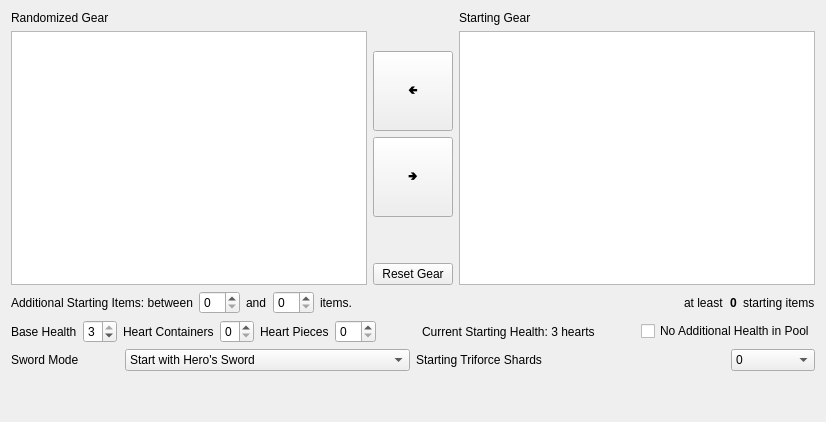
          <widget class="QWidget" name="tab_for_starting_items">
           <property name="enabled">
            <bool>true</bool>
           </property>
           <attribute name="title">
            <string>Starting Items</string>
           </attribute>
           <layout class="QVBoxLayout" name="layout_for_items_selection" stretch="1,0,0,0,0">
            <item>
             <layout class="QHBoxLayout" name="layout_for_starting_items">
              <item>
               <layout class="QVBoxLayout" name="layout_for_randomized_gear">
                <item>
                 <widget class="QLabel" name="label_for_randomized_gear">
                  <property name="text">
                   <string>Randomized Gear</string>
                  </property>
                 </widget>
                </item>
                <item>
                 <widget class="QListView" name="randomized_gear">
                  <property name="sizePolicy">
                   <sizepolicy hsizetype="Expanding" vsizetype="Preferred">
                    <horstretch>0</horstretch>
                    <verstretch>2</verstretch>
                   </sizepolicy>
                  </property>
                  <property name="editTriggers">
                   <set>QAbstractItemView::NoEditTriggers</set>
                  </property>
                  <property name="selectionMode">
                   <enum>QAbstractItemView::ExtendedSelection</enum>
                  </property>
                 </widget>
                </item>
               </layout>
              </item>
              <item>
               <layout class="QVBoxLayout" name="layout_for_gear_options">
                <item>
                 <spacer name="spacer_for_options_gear_top">
                  <property name="orientation">
                   <enum>Qt::Vertical</enum>
                  </property>
                  <property name="sizeType">
                   <enum>QSizePolicy::Preferred</enum>
                  </property>
                  <property name="sizeHint" stdset="0">
                   <size>
                    <width>20</width>
                    <height>40</height>
                   </size>
                  </property>
                 </spacer>
                </item>
                <item>
                 <widget class="QPushButton" name="remove_gear">
                  <property name="minimumSize">
                   <size>
                    <width>60</width>
                    <height>80</height>
                   </size>
                  </property>
                  <property name="text">
                   <string>🢀</string>
                  </property>
                 </widget>
                </item>
                <item>
                 <widget class="QPushButton" name="add_gear">
                  <property name="minimumSize">
                   <size>
                    <width>60</width>
                    <height>80</height>
                   </size>
                  </property>
                  <property name="text">
                   <string>🢂</string>
                  </property>
                 </widget>
                </item>
                <item>
                 <spacer name="spacer_for_options_gear_bottom">
                  <property name="orientation">
                   <enum>Qt::Vertical</enum>
                  </property>
                  <property name="sizeType">
                   <enum>QSizePolicy::Preferred</enum>
                  </property>
                  <property name="sizeHint" stdset="0">
                   <size>
                    <width>20</width>
                    <height>40</height>
                   </size>
                  </property>
                 </spacer>
                </item>
                <item>
                 <widget class="QPushButton" name="reset_gear">
                  <property name="text">
                   <string>Reset Gear</string>
                  </property>
                 </widget>
                </item>
               </layout>
              </item>
              <item>
               <layout class="QVBoxLayout" name="layout_for_starting_gear">
                <item>
                 <widget class="QLabel" name="label_for_starting_gear">
                  <property name="text">
                   <string>Starting Gear</string>
                  </property>
                 </widget>
                </item>
                <item>
                 <widget class="QListView" name="starting_gear">
                  <property name="sizePolicy">
                   <sizepolicy hsizetype="Expanding" vsizetype="Preferred">
                    <horstretch>0</horstretch>
                    <verstretch>1</verstretch>
                   </sizepolicy>
                  </property>
                  <property name="editTriggers">
                   <set>QAbstractItemView::NoEditTriggers</set>
                  </property>
                  <property name="selectionMode">
                   <enum>QAbstractItemView::ExtendedSelection</enum>
                  </property>
                 </widget>
                </item>
               </layout>
              </item>
             </layout>
            </item>
            <item>
             <layout class="QHBoxLayout" name="layout_for_additional_starting">
              <item>
               <widget class="QLabel" name="label_for_additional_starting_min">
                <property name="text">
                 <string>Additional Starting Items: between</string>
                </property>
               </widget>
              </item>
              <item>
               <widget class="QSpinBox" name="additional_starting_min">
                <property name="maximum">
                 <number>47</number>
                </property>
               </widget>
              </item>
              <item>
               <widget class="QLabel" name="label_for_additional_starting_max">
                <property name="text">
                 <string>and</string>
                </property>
               </widget>
              </item>
              <item>
               <widget class="QSpinBox" name="additional_starting_max">
                <property name="maximum">
                 <number>47</number>
                </property>
               </widget>
              </item>
              <item>
               <widget class="QLabel" name="label_for_additional_starting">
                <property name="text">
                 <string>items.</string>
                </property>
               </widget>
              </item>
              <item>
               <spacer name="spacer_for_additional_starting">
                <property name="orientation">
                 <enum>Qt::Horizontal</enum>
                </property>
                <property name="sizeHint" stdset="0">
                 <size>
                  <width>40</width>
                  <height>20</height>
                 </size>
                </property>
               </spacer>
              </item>
              <item>
               <widget class="QLabel" name="text_for_total_starting_min">
                <property name="text">
                 <string>at least</string>
                </property>
               </widget>
              </item>
              <item>
               <widget class="QLabel" name="label_for_total_starting">
                <property name="font">
                 <font>
                  <weight>75</weight>
                  <bold>true</bold>
                 </font>
                </property>
                <property name="text">
                 <string>0</string>
                </property>
               </widget>
              </item>
              <item>
               <widget class="QLabel" name="text_for_total_starting_max">
                <property name="text">
                 <string>starting items</string>
                </property>
               </widget>
              </item>
             </layout>
            </item>
            <item>
             <layout class="QHBoxLayout" name="layout_for_starting_health">
              <item>
               <widget class="QLabel" name="label_for_starting_bh">
                <property name="text">
                 <string>Base Health</string>
                </property>
               </widget>
              </item>
              <item>
               <widget class="QSpinBox" name="starting_bh">
                <property name="minimum">
                 <number>1</number>
                </property>
                <property name="maximum">
                 <number>3</number>
                </property>
                <property name="value">
                 <number>3</number>
                </property>
               </widget>
              </item>
              <item>
               <widget class="QLabel" name="label_for_starting_hcs">
                <property name="text">
                 <string>Heart Containers</string>
                </property>
               </widget>
              </item>
              <item>
               <widget class="QSpinBox" name="starting_hcs">
                <property name="enabled">
                 <bool>true</bool>
                </property>
                <property name="baseSize">
                 <size>
                  <width>0</width>
                  <height>0</height>
                 </size>
                </property>
                <property name="layoutDirection">
                 <enum>Qt::LeftToRight</enum>
                </property>
                <property name="maximum">
                 <number>6</number>
                </property>
                <property name="value">
                 <number>0</number>
                </property>
                <property name="displayIntegerBase">
                 <number>10</number>
                </property>
               </widget>
              </item>
              <item>
               <widget class="QLabel" name="label_for_starting_pohs">
                <property name="sizePolicy">
                 <sizepolicy hsizetype="Preferred" vsizetype="Preferred">
                  <horstretch>0</horstretch>
                  <verstretch>0</verstretch>
                 </sizepolicy>
                </property>
                <property name="text">
                 <string>Heart Pieces</string>
                </property>
               </widget>
              </item>
              <item>
               <widget class="QSpinBox" name="starting_pohs">
                <property name="maximum">
                 <number>44</number>
                </property>
                <property name="value">
                 <number>0</number>
                </property>
                <property name="displayIntegerBase">
                 <number>10</number>
                </property>
               </widget>
              </item>
              <item>
               <spacer name="horizontalSpacer">
                <property name="orientation">
                 <enum>Qt::Horizontal</enum>
                </property>
                <property name="sizeHint" stdset="0">
                 <size>
                  <width>40</width>
                  <height>20</height>
                 </size>
                </property>
               </spacer>
              </item>
              <item>
               <widget class="QLabel" name="current_health">
                <property name="text">
                 <string>Current Starting Health: 3 hearts</string>
                </property>
               </widget>
              </item>
              <item>
               <spacer name="spacer_for_health_end">
                <property name="orientation">
                 <enum>Qt::Horizontal</enum>
                </property>
                <property name="sizeType">
                 <enum>QSizePolicy::Expanding</enum>
                </property>
                <property name="sizeHint" stdset="0">
                 <size>
                  <width>40</width>
                  <height>20</height>
                 </size>
                </property>
               </spacer>
              </item>
              <item>
               <widget class="QCheckBox" name="no_heart_in_pool">
                <property name="text">
                 <string>No Additional Health in Pool</string>
                </property>
               </widget>
              </item>
             </layout>
            </item>
            <item>
             <layout class="QHBoxLayout" name="horizontalLayout">
              <item>
               <layout class="QHBoxLayout" name="layout_for_sword" stretch="0,0,1">
                <item>
                 <widget class="QLabel" name="label_for_sword_mode">
                  <property name="text">
                   <string>Sword Mode</string>
                  </property>
                 </widget>
                </item>
                <item>
                 <spacer name="spacer_for_sword_mode">
                  <property name="orientation">
                   <enum>Qt::Horizontal</enum>
                  </property>
                  <property name="sizeHint" stdset="0">
                   <size>
                    <width>40</width>
                    <height>20</height>
                   </size>
                  </property>
                 </spacer>
                </item>
                <item>
                 <widget class="QComboBox" name="sword_mode">
                  <item>
                   <property name="text">
                    <string>Start with Hero's Sword</string>
                   </property>
                  </item>
                  <item>
                   <property name="text">
                    <string>No Starting Sword</string>
                   </property>
                  </item>
                  <item>
                   <property name="text">
                    <string>Swordless</string>
                   </property>
                  </item>
                 </widget>
                </item>
               </layout>
              </item>
              <item>
               <layout class="QHBoxLayout" name="layout_for_starting_triforce_shards">
                <item>
                 <widget class="QLabel" name="label_for_num_starting_triforce_shards">
                  <property name="sizePolicy">
                   <sizepolicy hsizetype="Maximum" vsizetype="Preferred">
                    <horstretch>0</horstretch>
                    <verstretch>0</verstretch>
                   </sizepolicy>
                  </property>
                  <property name="text">
                   <string>Starting Triforce Shards</string>
                  </property>
                 </widget>
                </item>
                <item>
                 <spacer name="spacer_for_num_starting_triforce_shards">
                  <property name="orientation">
                   <enum>Qt::Horizontal</enum>
                  </property>
                  <property name="sizeHint" stdset="0">
                   <size>
                    <width>40</width>
                    <height>20</height>
                   </size>
                  </property>
                 </spacer>
                </item>
                <item>
                 <widget class="QComboBox" name="num_starting_triforce_shards">
                  <property name="maximumSize">
                   <size>
                    <width>84</width>
                    <height>16777215</height>
                   </size>
                  </property>
                  <property name="currentText">
                   <string>0</string>
                  </property>
                  <item>
                   <property name="text">
                    <string>0</string>
                   </property>
                  </item>
                  <item>
                   <property name="text">
                    <string>1</string>
                   </property>
                  </item>
                  <item>
                   <property name="text">
                    <string>2</string>
                   </property>
                  </item>
                  <item>
                   <property name="text">
                    <string>3</string>
                   </property>
                  </item>
                  <item>
                   <property name="text">
                    <string>4</string>
                   </property>
                  </item>
                  <item>
                   <property name="text">
                    <string>5</string>
                   </property>
                  </item>
                  <item>
                   <property name="text">
                    <string>6</string>
                   </property>
                  </item>
                  <item>
                   <property name="text">
                    <string>7</string>
                   </property>
                  </item>
                  <item>
                   <property name="text">
                    <string>8</string>
                   </property>
                  </item>
                  <item>
                   <property name="text">
                    <string>Random</string>
                   </property>
                  </item>
                  <item>
                   <property name="text">
                    <string>Mirror Dungeon Number</string>
                   </property>
                  </item>
                 </widget>
                </item>
               </layout>
              </item>
             </layout>
            </item>
            <item>
             <spacer name="spacer_below_starting_health">
              <property name="orientation">
               <enum>Qt::Vertical</enum>
              </property>
              <property name="sizeHint" stdset="0">
               <size>
                <width>20</width>
                <height>40</height>
               </size>
              </property>
             </spacer>
            </item>
           </layout>
          </widget>
